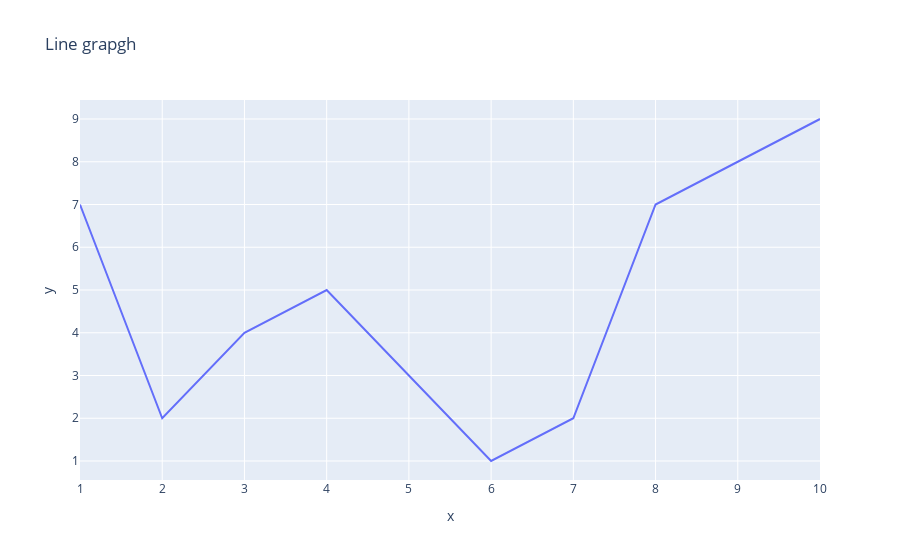

The cell this chart's notebook holds for it:
### Code cell
fig.show()

### Figure 1 — Plotly figure (JSON) as saved in the notebook; plotly's stock layout.template omitted (floating-point values rounded to 4 significant figures)
{"data": [{"hovertemplate": "x=%{x}<br>y=%{y}<extra></extra>", "legendgroup": "", "line": {"color": "#636efa", "dash": "solid"}, "marker": {"symbol": "circle"}, "mode": "lines", "name": "", "orientation": "v", "showlegend": false, "type": "scatter", "x": [1, 2, 3, 4, 5, 6, 7, 8, 9, 10], "xaxis": "x", "y": [7, 2, 4, 5, 3, 1, 2, 7, 8, 9], "yaxis": "y"}], "layout": {"legend": {"tracegroupgap": 0}, "title": {"text": "Line grapgh"}, "xaxis": {"anchor": "y", "domain": [0, 1], "title": {"text": "x"}}, "yaxis": {"anchor": "x", "domain": [0, 1], "title": {"text": "y"}}}}
